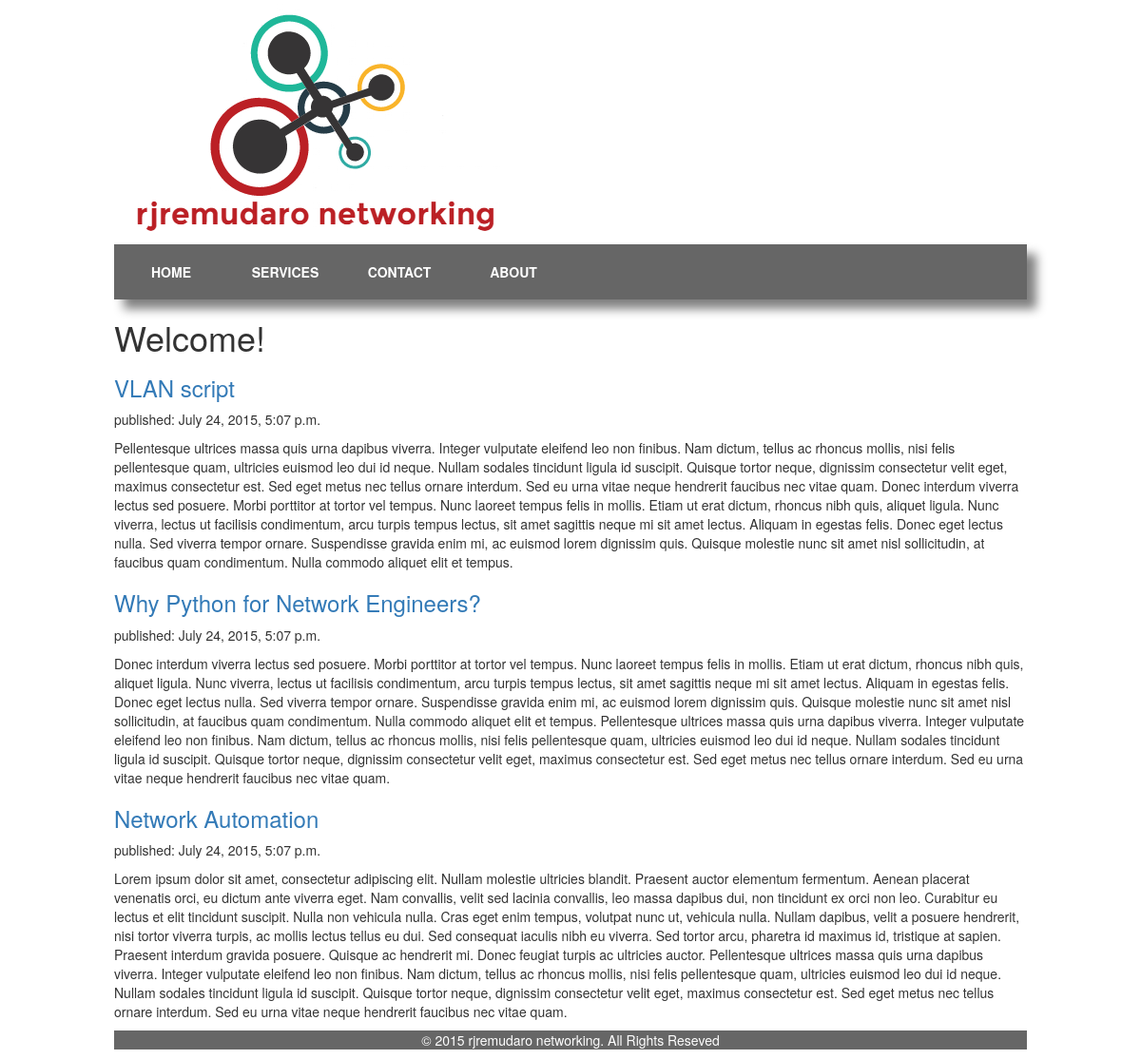
The page / on the database its author committed.
### blog/models.py (models this page shows)
class Post(models.Model):  # DEFINES THE MODEL(IT IS AN OBJECT), models.Model means it should be saved in the database.
    author = models.ForeignKey('auth.User')
    title = models.CharField(max_length=200)
    text = models.TextField()
    created_date = models.DateTimeField(default=timezone.now)
    published_date = models.DateTimeField(blank=True, null=True)

### blog/views.py (the view)
# urls.py: url(r'^$', views.post_list, name='post_list'),
def post_list(request):
    posts = Post.objects.filter(published_date__lte=timezone.now()).order_by('published_date')
    return render(request, 'blog/post_list.html', {'posts':posts})

### blog/templates/blog/post_list.html (shortened to what this page needs)
<!DOCTYPE html>
{% load staticfiles %}
<html>
	<head>
		<link rel="stylesheet" href="{% static "css/blog.css" %}">
        <link rel="stylesheet" href="//maxcdn.bootstrapcdn.com/bootstrap/3.2.0/css/bootstrap.min.css">
        <link rel="stylesheet" href="//maxcdn.bootstrapcdn.com/bootstrap/3.2.0/css/bootstrap-theme.min.css">
	</head>
	<div id="body">
		<body>
			<div id="main">
				<header>
					<img src="{% static "images/logoo.png" %}" alt="elaundry" style="width:851px height:315px">
				</header>
				<div id="navbar">
					<ul>
						<li>Home</li>
						<li>Services</li>
						<li>Contact</li>
						<li>About</li>
					</ul>
				</div>
				<h1>Welcome!</h1>
                {% for post in posts %}
                    <h3><a href="">{{ post.title }}</a></h3>
                    <p>published: {{ post.published_date }}</p>
                    <p>{{ post.text }}</p>
                {% endfor %}
				<div id="foot">
					<footer>
						<p>&copy; 2015 rjremudaro networking. All Rights Reseved</p>
					</footer>
				</div>
			</div>
		</body>
	</div>
</html>

### blog/static/css/blog.css (style rules this page uses)
#main { background-color: #FFFFFF; width: 80%; margin: auto; }
#body { background-color: #FFFFFF; }
#foot { background-color: #666666; color: #FFFFFF; text-align: center; }
#navbar { background-color: #666666; width: 100%; margin: auto; box-shadow: 10px 10px 10px grey; }
ul { list-style-type: none; margin: 0; padding: 0; overflow: hidden; }
li { float: left; width: 120px; font-weight: bold; color: #FFFFFF; text-align: center; padding: 2%; text-decoration: none; text-transform: uppercase; }

### rows shown on the page
Post: title "VLAN script", published_date "July 24, 2015, 5:07 p.m.", text "Pellentesque ultrices massa quis urna dapibus viverra. Integer vulputate eleifend leo non finibus. Nam dictum, tellus ac rhoncus mollis, nisi felis pellentesque quam, ultricies euismod leo dui id neque. Nullam sodales tincidunt ligula id suscipit. Quisque tortor neque, dignissim consectetur velit eget, maximus consectetur est. Sed eget metus nec tellus ornare interdum. Sed eu urna vitae neque hendrerit faucibus nec vitae quam. Donec interdum viverra lectus sed posuere. Morbi porttitor at tortor vel tempus. Nunc laoreet tempus felis in mollis. Etiam ut erat dictum, rhoncus nibh quis, aliquet ligula. Nunc viverra, lectus ut facilisis condimentum, arcu turpis tempus lectus, sit amet sagittis…"
Post: title "Why Python for Network Engineers?", published_date "July 24, 2015, 5:07 p.m.", text "Donec interdum viverra lectus sed posuere. Morbi porttitor at tortor vel tempus. Nunc laoreet tempus felis in mollis. Etiam ut erat dictum, rhoncus nibh quis, aliquet ligula. Nunc viverra, lectus ut facilisis condimentum, arcu turpis tempus lectus, sit amet sagittis neque mi sit amet lectus. Aliquam in egestas felis. Donec eget lectus nulla. Sed viverra tempor ornare. Suspendisse gravida enim mi, ac euismod lorem dignissim quis. Quisque molestie nunc sit amet nisl sollicitudin, at faucibus quam condimentum. Nulla commodo aliquet elit et tempus. Pellentesque ultrices massa quis urna dapibus viverra. Integer vulputate eleifend leo non finibus. Nam dictum, tellus ac rhoncus mollis, nisi felis…"
Post: title "Network Automation", published_date "July 24, 2015, 5:07 p.m.", text "Lorem ipsum dolor sit amet, consectetur adipiscing elit. Nullam molestie ultricies blandit. Praesent auctor elementum fermentum. Aenean placerat venenatis orci, eu dictum ante viverra eget. Nam convallis, velit sed lacinia convallis, leo massa dapibus dui, non tincidunt ex orci non leo. Curabitur eu lectus et elit tincidunt suscipit. Nulla non vehicula nulla. Cras eget enim tempus, volutpat nunc ut, vehicula nulla. Nullam dapibus, velit a posuere hendrerit, nisi tortor viverra turpis, ac mollis lectus tellus eu dui. Sed consequat iaculis nibh eu viverra. Sed tortor arcu, pharetra id maximus id, tristique at sapien. Praesent interdum gravida posuere. Quisque ac hendrerit mi. Donec feugiat…"
